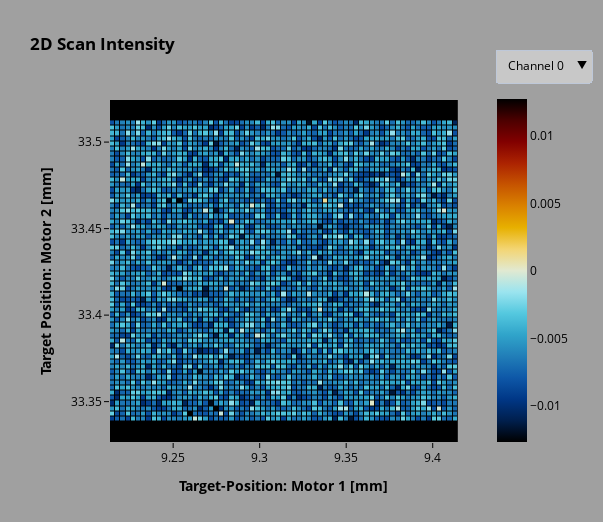

Notebook source saved alongside this figure:
### Markdown cell above
---
<a id='figure1'></a>
# Plotly Figure 1

> No Dash Interactivity between buttons

[ go back to the top ](#table-of-contents)

### Code cell
### import plotly.graph_objects as go
# go objects are grouped into 'one-indexed' subplot rows
# Set hmap magnification, fixed ratio
mag_factor = 9

# Set base figure for subplots
fig = make_subplots(rows = 1, #Display how many rows of objects 
                    cols = 1, #Display how many side-by-side?
                    #subplot_titles = [list_of_strings],
                    specs=[[{'secondary_y':True}]],
                    shared_xaxes = False,
                    shared_yaxes = False)

# Add heatmap traces for each channel
for ch in range(nchannels):
    df = data_to_plot[ch]
    fig.add_trace(go.Heatmap(x = df.columns,
                             xgap = 1,
                             y = df.index,
                             ygap = 1,
                             z = df, # Signal data of channel = ch
                             zmin = signal_mins[ch], # Specify or plotly defaults to df min/max
                             zmid = 0,
                             #zmax = signal_maxs[ch],
                             #colorbar_title = f'<b>Ch {ch}<b>',
                             #colorbar_tickcolor = 'black',
                             colorbar_len = 1.06,
                                         #'xpad': 100},
                                         #'x': cbar_xlocs[ch],
                                         #'y': cbar_ylocs[ch],
                             colorscale ='icefire'),
                  #row = mth_row,
                  #col = nth_col,
                  #name = f'Channel {ch}',
                  secondary_y = False)
#########################################################################################################################################
# Update layout by embedding dropdown buttons in the updatemenu
dropdown_buttons = []
for ch in range(nchannels):
    dropdown_buttons.append({'label': f'Channel {ch}',
                             'method': 'update',
                             'args': [
                                      {'visible': [idx==ch for idx in range(nchannels)] },
                                      {'title': '<b>2D Scan Intensity<b>'}
                                     ]
                            })
    
# Initial display: Hide all traces after channel zero
for i in range(1, nchannels):
    fig.data[i].visible = False

# Implement a dropdown button
fig.update_layout(
                  {'updatemenus': [{'type': 'dropdown',
                                    'x': 1.3, # Position floats 
                                    'y': 1.15, # Position floats 
                                    'showactive': True, # Active buttons are highlighted
                                    'active': 0, # Determines initial 'active' channel
                                    'bgcolor': 'rgb(200,200,200)',
                                    'direction': 'down',
                                    'buttons': dropdown_buttons}] 
                  }) 
######################################################################################################################################
## Add secondary axes
#fig.add_trace(go.Heatmap(x = df.columns,
#                         y = time_ax2, # Tau Delay-Axis (Motor-2), displayed 'Right'
#                         z = df, # Signal data of channel = ch
#                         #zmin = signal_mins[ch], # Specify or plotly defaults to df min/max 
#                         #zmax = signal_maxs[ch],
#                         colorscale = 'icefire'),
#              #row = mth_row,
#              #col = nth_col,
#              #yaxis = 'y2',
#              secondary_y = True)

# Format Axes
fig.update_layout(
                  {'xaxis':{'title' : {'text' : '<b>Target-Position: Motor 1 [mm]<b>'},
                            #'tickmode': 'auto',
                            'nticks' : 5,
                            'ticks' : 'outside',
                            #'tickson': 'boundaries',
                            #'ticklabelposition': 'outside top',
                            'side': 'bottom',
                            #'tick0': motor_labels[1][0],
                            #'dtick': round(step1_space, 3)*11,# *num_m1steps*.5,
                            'showticklabels': True,
                            'color' : 'black',
                            #'linecolor': 'black',
                            #'tickcolor': 'black',
                            #'gridcolor': 'black',
                            'showline': False,
                            'showgrid': False,
                            #'scaleanchor': 'y',
                            #'scaleratio': 1,
                            'range' : [m1_position_min-(round(step1_space, 3)/2), m1_position_max+(round(step1_space, 3)/2)] },
                   'yaxis':{'title' : {'text' : '<b>Target Position: Motor 2 [mm]<b>'},
                            #'tickmode': 'linear',
                            'nticks': 5,
                            'tickson': 'boundaries',
                            'color' : 'black',
                            'showgrid': False,
                            #'tick0': motor_labels[2][0],
                            #'dtick': round(step2_space, 3)*11,# *num_m1steps*.43,
                            'showline': False,
                            'scaleanchor': 'x',
                            'scaleratio': 1,
                            'range' : [m2_position_min-(round(step2_space,3)/2), m2_position_max+(round(step2_space,3)/2)] },
                   'coloraxis':{'colorbar':{'xpad' : 300,
                                'ypad' : 300,} },
                                #'bgcolor' : 'black',
                                #'bordercolor' : 'black',
                                #'outlinecolor' : 'black',
                                #'tickcolor' : 'black',
                  },
                  paper_bgcolor = 'rgb(160,160,160)',
                  plot_bgcolor = 'black',
                  title_text = '<b>2D Scan Intensity<b>',
                  font_color = 'black',
                  margin_autoexpand = True,
                  margin_l = 110,
                  #aspectratio = dict(x=1, y=1, z=0.7),
                  #aspectmode = 'manual',
                  width = num_m1steps*mag_factor,
                  height = num_m2steps*mag_factor)

#fig.update_xaxes(showticklabels=True, 
                 #showgrid = True,)
                 #ticks = 'outside')
fig.update_yaxes(showticklabels=True, 
                 ticks = 'outside',
                 showgrid = False,
                 secondary_y = False)
fig.update_coloraxes(colorbar_xpad = 300,
                     colorbar_ypad = 300,
                     colorbar_bgcolor = 'black',
                     colorbar_bordercolor = 'black',
                     colorbar_outlinecolor = 'black',
                     colorbar_tickcolor = 'black')

#fig.update_yaxes(title_text = 'Time Delay: Drive to Probe [fs]',
#                 #showgrid = True,
#                 #showticklabels=True, 
#                 #ticks = 'outside',
#                 #tickson = 'boundaries',
#                 #ticklen = 10,
#                 secondary_y = True)

#fig.write_html('first_figure.html', auto_open=True)
fig.show()

### Figure 1 — Plotly figure (JSON) as saved in the notebook; plotly's stock layout.template omitted (floating-point values rounded to 4 significant figures; data arrays with more than 128 entries replaced by an {"elided": "..."} marker saying what was removed)
{"data": [{"colorbar": {"len": 1.06}, "colorscale": [[0, "#000000"], [0.0625, "#001f4d"], [0.125, "#003786"], [0.1875, "#0e58a8"], [0.25, "#217eb8"], [0.3125, "#30a4ca"], [0.375, "#54c8df"], [0.4375, "#9be4ef"], [0.5, "#e1e9d1"], [0.5625, "#f3d573"], [0.625, "#e7b000"], [0.6875, "#da8200"], [0.75, "#c65400"], [0.8125, "#ac2301"], [0.875, "#820000"], [0.9375, "#4c0000"], [1, "#000000"]], "type": "heatmap", "x": [9.215, 9.218, 9.221, 9.224, 9.227, 9.23, 9.233, 9.236, 9.239, 9.242, 9.245, 9.248, 9.251, 9.254, 9.257, 9.26, 9.263, 9.266, 9.269, 9.272, 9.275, 9.278, 9.281, 9.284, 9.287, 9.29, 9.293, 9.296, 9.299, 9.302, 9.305, 9.308, 9.311, 9.314, 9.317, 9.32, 9.323, 9.326, 9.329, 9.332, 9.335, 9.338, 9.341, 9.344, 9.347, 9.35, 9.353, 9.356, 9.359, 9.362, 9.365, 9.368, 9.371, 9.374, 9.377, 9.38, 9.383, 9.386, 9.389, 9.392, 9.395, 9.398, 9.401, 9.404, 9.407, 9.41, 9.413], "xaxis": "x", "xgap": 1, "y": [33.34, 33.34, 33.35, 33.35, 33.35, 33.35, 33.36, 33.36, 33.36, 33.37, 33.37, 33.37, 33.38, 33.38, 33.38, 33.38, 33.39, 33.39, 33.39, 33.4, 33.4, 33.4, 33.41, 33.41, 33.41, 33.41, 33.42, 33.42, 33.42, 33.43, 33.43, 33.43, 33.44, 33.44, 33.44, 33.45, 33.45, 33.45, 33.45, 33.46, 33.46, 33.46, 33.47, 33.47, 33.47, 33.48, 33.48, 33.48, 33.48, 33.49, 33.49, 33.49, 33.5, 33.5, 33.5, 33.51, 33.51, 33.51], "yaxis": "y", "ygap": 1, "z": {"elided": "58x67 float values"}, "zmid": 0, "zmin": -0.0325}, {"colorbar": {"len": 1.06}, "colorscale": [[0, "#000000"], [0.0625, "#001f4d"], [0.125, "#003786"], [0.1875, "#0e58a8"], [0.25, "#217eb8"], [0.3125, "#30a4ca"], [0.375, "#54c8df"], [0.4375, "#9be4ef"], [0.5, "#e1e9d1"], [0.5625, "#f3d573"], [0.625, "#e7b000"], [0.6875, "#da8200"], [0.75, "#c65400"], [0.8125, "#ac2301"], [0.875, "#820000"], [0.9375, "#4c0000"], [1, "#000000"]], "type": "heatmap", "visible": false, "x": [9.215, 9.218, 9.221, 9.224, 9.227, 9.23, 9.233, 9.236, 9.239, 9.242, 9.245, 9.248, 9.251, 9.254, 9.257, 9.26, 9.263, 9.266, 9.269, 9.272, 9.275, 9.278, 9.281, 9.284, 9.287, 9.29, 9.293, 9.296, 9.299, 9.302, 9.305, 9.308, 9.311, 9.314, 9.317, 9.32, 9.323, 9.326, 9.329, 9.332, 9.335, 9.338, 9.341, 9.344, 9.347, 9.35, 9.353, 9.356, 9.359, 9.362, 9.365, 9.368, 9.371, 9.374, 9.377, 9.38, 9.383, 9.386, 9.389, 9.392, 9.395, 9.398, 9.401, 9.404, 9.407, 9.41, 9.413], "xaxis": "x", "xgap": 1, "y": [33.34, 33.34, 33.35, 33.35, 33.35, 33.35, 33.36, 33.36, 33.36, 33.37, 33.37, 33.37, 33.38, 33.38, 33.38, 33.38, 33.39, 33.39, 33.39, 33.4, 33.4, 33.4, 33.41, 33.41, 33.41, 33.41, 33.42, 33.42, 33.42, 33.43, 33.43, 33.43, 33.44, 33.44, 33.44, 33.45, 33.45, 33.45, 33.45, 33.46, 33.46, 33.46, 33.47, 33.47, 33.47, 33.48, 33.48, 33.48, 33.48, 33.49, 33.49, 33.49, 33.5, 33.5, 33.5, 33.51, 33.51, 33.51], "yaxis": "y", "ygap": 1, "z": {"elided": "58x67 float values"}, "zmid": 0, "zmin": -0.0634}, {"colorbar": {"len": 1.06}, "colorscale": [[0, "#000000"], [0.0625, "#001f4d"], [0.125, "#003786"], [0.1875, "#0e58a8"], [0.25, "#217eb8"], [0.3125, "#30a4ca"], [0.375, "#54c8df"], [0.4375, "#9be4ef"], [0.5, "#e1e9d1"], [0.5625, "#f3d573"], [0.625, "#e7b000"], [0.6875, "#da8200"], [0.75, "#c65400"], [0.8125, "#ac2301"], [0.875, "#820000"], [0.9375, "#4c0000"], [1, "#000000"]], "type": "heatmap", "visible": false, "x": [9.215, 9.218, 9.221, 9.224, 9.227, 9.23, 9.233, 9.236, 9.239, 9.242, 9.245, 9.248, 9.251, 9.254, 9.257, 9.26, 9.263, 9.266, 9.269, 9.272, 9.275, 9.278, 9.281, 9.284, 9.287, 9.29, 9.293, 9.296, 9.299, 9.302, 9.305, 9.308, 9.311, 9.314, 9.317, 9.32, 9.323, 9.326, 9.329, 9.332, 9.335, 9.338, 9.341, 9.344, 9.347, 9.35, 9.353, 9.356, 9.359, 9.362, 9.365, 9.368, 9.371, 9.374, 9.377, 9.38, 9.383, 9.386, 9.389, 9.392, 9.395, 9.398, 9.401, 9.404, 9.407, 9.41, 9.413], "xaxis": "x", "xgap": 1, "y": [33.34, 33.34, 33.35, 33.35, 33.35, 33.35, 33.36, 33.36, 33.36, 33.37, 33.37, 33.37, 33.38, 33.38, 33.38, 33.38, 33.39, 33.39, 33.39, 33.4, 33.4, 33.4, 33.41, 33.41, 33.41, 33.41, 33.42, 33.42, 33.42, 33.43, 33.43, 33.43, 33.44, 33.44, 33.44, 33.45, 33.45, 33.45, 33.45, 33.46, 33.46, 33.46, 33.47, 33.47, 33.47, 33.48, 33.48, 33.48, 33.48, 33.49, 33.49, 33.49, 33.5, 33.5, 33.5, 33.51, 33.51, 33.51], "yaxis": "y", "ygap": 1, "z": {"elided": "58x67 float values"}, "zmid": 0, "zmin": -0.0315}, {"colorbar": {"len": 1.06}, "colorscale": [[0, "#000000"], [0.0625, "#001f4d"], [0.125, "#003786"], [0.1875, "#0e58a8"], [0.25, "#217eb8"], [0.3125, "#30a4ca"], [0.375, "#54c8df"], [0.4375, "#9be4ef"], [0.5, "#e1e9d1"], [0.5625, "#f3d573"], [0.625, "#e7b000"], [0.6875, "#da8200"], [0.75, "#c65400"], [0.8125, "#ac2301"], [0.875, "#820000"], [0.9375, "#4c0000"], [1, "#000000"]], "type": "heatmap", "visible": false, "x": [9.215, 9.218, 9.221, 9.224, 9.227, 9.23, 9.233, 9.236, 9.239, 9.242, 9.245, 9.248, 9.251, 9.254, 9.257, 9.26, 9.263, 9.266, 9.269, 9.272, 9.275, 9.278, 9.281, 9.284, 9.287, 9.29, 9.293, 9.296, 9.299, 9.302, 9.305, 9.308, 9.311, 9.314, 9.317, 9.32, 9.323, 9.326, 9.329, 9.332, 9.335, 9.338, 9.341, 9.344, 9.347, 9.35, 9.353, 9.356, 9.359, 9.362, 9.365, 9.368, 9.371, 9.374, 9.377, 9.38, 9.383, 9.386, 9.389, 9.392, 9.395, 9.398, 9.401, 9.404, 9.407, 9.41, 9.413], "xaxis": "x", "xgap": 1, "y": [33.34, 33.34, 33.35, 33.35, 33.35, 33.35, 33.36, 33.36, 33.36, 33.37, 33.37, 33.37, 33.38, 33.38, 33.38, 33.38, 33.39, 33.39, 33.39, 33.4, 33.4, 33.4, 33.41, 33.41, 33.41, 33.41, 33.42, 33.42, 33.42, 33.43, 33.43, 33.43, 33.44, 33.44, 33.44, 33.45, 33.45, 33.45, 33.45, 33.46, 33.46, 33.46, 33.47, 33.47, 33.47, 33.48, 33.48, 33.48, 33.48, 33.49, 33.49, 33.49, 33.5, 33.5, 33.5, 33.51, 33.51, 33.51], "yaxis": "y", "ygap": 1, "z": {"elided": "58x67 float values"}, "zmid": 0, "zmin": -0.0476}, {"colorbar": {"len": 1.06}, "colorscale": [[0, "#000000"], [0.0625, "#001f4d"], [0.125, "#003786"], [0.1875, "#0e58a8"], [0.25, "#217eb8"], [0.3125, "#30a4ca"], [0.375, "#54c8df"], [0.4375, "#9be4ef"], [0.5, "#e1e9d1"], [0.5625, "#f3d573"], [0.625, "#e7b000"], [0.6875, "#da8200"], [0.75, "#c65400"], [0.8125, "#ac2301"], [0.875, "#820000"], [0.9375, "#4c0000"], [1, "#000000"]], "type": "heatmap", "visible": false, "x": [9.215, 9.218, 9.221, 9.224, 9.227, 9.23, 9.233, 9.236, 9.239, 9.242, 9.245, 9.248, 9.251, 9.254, 9.257, 9.26, 9.263, 9.266, 9.269, 9.272, 9.275, 9.278, 9.281, 9.284, 9.287, 9.29, 9.293, 9.296, 9.299, 9.302, 9.305, 9.308, 9.311, 9.314, 9.317, 9.32, 9.323, 9.326, 9.329, 9.332, 9.335, 9.338, 9.341, 9.344, 9.347, 9.35, 9.353, 9.356, 9.359, 9.362, 9.365, 9.368, 9.371, 9.374, 9.377, 9.38, 9.383, 9.386, 9.389, 9.392, 9.395, 9.398, 9.401, 9.404, 9.407, 9.41, 9.413], "xaxis": "x", "xgap": 1, "y": [33.34, 33.34, 33.35, 33.35, 33.35, 33.35, 33.36, 33.36, 33.36, 33.37, 33.37, 33.37, 33.38, 33.38, 33.38, 33.38, 33.39, 33.39, 33.39, 33.4, 33.4, 33.4, 33.41, 33.41, 33.41, 33.41, 33.42, 33.42, 33.42, 33.43, 33.43, 33.43, 33.44, 33.44, 33.44, 33.45, 33.45, 33.45, 33.45, 33.46, 33.46, 33.46, 33.47, 33.47, 33.47, 33.48, 33.48, 33.48, 33.48, 33.49, 33.49, 33.49, 33.5, 33.5, 33.5, 33.51, 33.51, 33.51], "yaxis": "y", "ygap": 1, "z": {"elided": "58x67 float values"}, "zmid": 0, "zmin": -0.0589}, {"colorbar": {"len": 1.06}, "colorscale": [[0, "#000000"], [0.0625, "#001f4d"], [0.125, "#003786"], [0.1875, "#0e58a8"], [0.25, "#217eb8"], [0.3125, "#30a4ca"], [0.375, "#54c8df"], [0.4375, "#9be4ef"], [0.5, "#e1e9d1"], [0.5625, "#f3d573"], [0.625, "#e7b000"], [0.6875, "#da8200"], [0.75, "#c65400"], [0.8125, "#ac2301"], [0.875, "#820000"], [0.9375, "#4c0000"], [1, "#000000"]], "type": "heatmap", "visible": false, "x": [9.215, 9.218, 9.221, 9.224, 9.227, 9.23, 9.233, 9.236, 9.239, 9.242, 9.245, 9.248, 9.251, 9.254, 9.257, 9.26, 9.263, 9.266, 9.269, 9.272, 9.275, 9.278, 9.281, 9.284, 9.287, 9.29, 9.293, 9.296, 9.299, 9.302, 9.305, 9.308, 9.311, 9.314, 9.317, 9.32, 9.323, 9.326, 9.329, 9.332, 9.335, 9.338, 9.341, 9.344, 9.347, 9.35, 9.353, 9.356, 9.359, 9.362, 9.365, 9.368, 9.371, 9.374, 9.377, 9.38, 9.383, 9.386, 9.389, 9.392, 9.395, 9.398, 9.401, 9.404, 9.407, 9.41, 9.413], "xaxis": "x", "xgap": 1, "y": [33.34, 33.34, 33.35, 33.35, 33.35, 33.35, 33.36, 33.36, 33.36, 33.37, 33.37, 33.37, 33.38, 33.38, 33.38, 33.38, 33.39, 33.39, 33.39, 33.4, 33.4, 33.4, 33.41, 33.41, 33.41, 33.41, 33.42, 33.42, 33.42, 33.43, 33.43, 33.43, 33.44, 33.44, 33.44, 33.45, 33.45, 33.45, 33.45, 33.46, 33.46, 33.46, 33.47, 33.47, 33.47, 33.48, 33.48, 33.48, 33.48, 33.49, 33.49, 33.49, 33.5, 33.5, 33.5, 33.51, 33.51, 33.51], "yaxis": "y", "ygap": 1, "z": {"elided": "58x67 float values"}, "zmid": 0, "zmin": -0.038}, {"colorbar": {"len": 1.06}, "colorscale": [[0, "#000000"], [0.0625, "#001f4d"], [0.125, "#003786"], [0.1875, "#0e58a8"], [0.25, "#217eb8"], [0.3125, "#30a4ca"], [0.375, "#54c8df"], [0.4375, "#9be4ef"], [0.5, "#e1e9d1"], [0.5625, "#f3d573"], [0.625, "#e7b000"], [0.6875, "#da8200"], [0.75, "#c65400"], [0.8125, "#ac2301"], [0.875, "#820000"], [0.9375, "#4c0000"], [1, "#000000"]], "type": "heatmap", "visible": false, "x": [9.215, 9.218, 9.221, 9.224, 9.227, 9.23, 9.233, 9.236, 9.239, 9.242, 9.245, 9.248, 9.251, 9.254, 9.257, 9.26, 9.263, 9.266, 9.269, 9.272, 9.275, 9.278, 9.281, 9.284, 9.287, 9.29, 9.293, 9.296, 9.299, 9.302, 9.305, 9.308, 9.311, 9.314, 9.317, 9.32, 9.323, 9.326, 9.329, 9.332, 9.335, 9.338, 9.341, 9.344, 9.347, 9.35, 9.353, 9.356, 9.359, 9.362, 9.365, 9.368, 9.371, 9.374, 9.377, 9.38, 9.383, 9.386, 9.389, 9.392, 9.395, 9.398, 9.401, 9.404, 9.407, 9.41, 9.413], "xaxis": "x", "xgap": 1, "y": [33.34, 33.34, 33.35, 33.35, 33.35, 33.35, 33.36, 33.36, 33.36, 33.37, 33.37, 33.37, 33.38, 33.38, 33.38, 33.38, 33.39, 33.39, 33.39, 33.4, 33.4, 33.4, 33.41, 33.41, 33.41, 33.41, 33.42, 33.42, 33.42, 33.43, 33.43, 33.43, 33.44, 33.44, 33.44, 33.45, 33.45, 33.45, 33.45, 33.46, 33.46, 33.46, 33.47, 33.47, 33.47, 33.48, 33.48, 33.48, 33.48, 33.49, 33.49, 33.49, 33.5, 33.5, 33.5, 33.51, 33.51, 33.51], "yaxis": "y", "ygap": 1, "z": {"elided": "58x67 float values"}, "zmid": 0, "zmin": -0.0325}, {"colorbar": {"len": 1.06}, "colorscale": [[0, "#000000"], [0.0625, "#001f4d"], [0.125, "#003786"], [0.1875, "#0e58a8"], [0.25, "#217eb8"], [0.3125, "#30a4ca"], [0.375, "#54c8df"], [0.4375, "#9be4ef"], [0.5, "#e1e9d1"], [0.5625, "#f3d573"], [0.625, "#e7b000"], [0.6875, "#da8200"], [0.75, "#c65400"], [0.8125, "#ac2301"], [0.875, "#820000"], [0.9375, "#4c0000"], [1, "#000000"]], "type": "heatmap", "visible": false, "x": [9.215, 9.218, 9.221, 9.224, 9.227, 9.23, 9.233, 9.236, 9.239, 9.242, 9.245, 9.248, 9.251, 9.254, 9.257, 9.26, 9.263, 9.266, 9.269, 9.272, 9.275, 9.278, 9.281, 9.284, 9.287, 9.29, 9.293, 9.296, 9.299, 9.302, 9.305, 9.308, 9.311, 9.314, 9.317, 9.32, 9.323, 9.326, 9.329, 9.332, 9.335, 9.338, 9.341, 9.344, 9.347, 9.35, 9.353, 9.356, 9.359, 9.362, 9.365, 9.368, 9.371, 9.374, 9.377, 9.38, 9.383, 9.386, 9.389, 9.392, 9.395, 9.398, 9.401, 9.404, 9.407, 9.41, 9.413], "xaxis": "x", "xgap": 1, "y": [33.34, 33.34, 33.35, 33.35, 33.35, 33.35, 33.36, 33.36, 33.36, 33.37, 33.37, 33.37, 33.38, 33.38, 33.38, 33.38, 33.39, 33.39, 33.39, 33.4, 33.4, 33.4, 33.41, 33.41, 33.41, 33.41, 33.42, 33.42, 33.42, 33.43, 33.43, 33.43, 33.44, 33.44, 33.44, 33.45, 33.45, 33.45, 33.45, 33.46, 33.46, 33.46, 33.47, 33.47, 33.47, 33.48, 33.48, 33.48, 33.48, 33.49, 33.49, 33.49, 33.5, 33.5, 33.5, 33.51, 33.51, 33.51], "yaxis": "y", "ygap": 1, "z": {"elided": "58x67 float values"}, "zmid": 0, "zmin": -0.0257}], "layout": {"coloraxis": {"colorbar": {"bgcolor": "black", "bordercolor": "black", "outlinecolor": "black", "tickcolor": "black", "xpad": 300, "ypad": 300}}, "font": {"color": "black"}, "height": 522, "margin": {"autoexpand": true, "l": 110}, "paper_bgcolor": "rgb(160,160,160)", "plot_bgcolor": "black", "title": {"text": "<b>2D Scan Intensity<b>"}, "updatemenus": [{"active": 0, "bgcolor": "rgb(200,200,200)", "buttons": [{"args": [{"visible": [true, false, false, false, false, false, false, false]}, {"title": "<b>2D Scan Intensity<b>"}], "label": "Channel 0", "method": "update"}, {"args": [{"visible": [false, true, false, false, false, false, false, false]}, {"title": "<b>2D Scan Intensity<b>"}], "label": "Channel 1", "method": "update"}, {"args": [{"visible": [false, false, true, false, false, false, false, false]}, {"title": "<b>2D Scan Intensity<b>"}], "label": "Channel 2", "method": "update"}, {"args": [{"visible": [false, false, false, true, false, false, false, false]}, {"title": "<b>2D Scan Intensity<b>"}], "label": "Channel 3", "method": "update"}, {"args": [{"visible": [false, false, false, false, true, false, false, false]}, {"title": "<b>2D Scan Intensity<b>"}], "label": "Channel 4", "method": "update"}, {"args": [{"visible": [false, false, false, false, false, true, false, false]}, {"title": "<b>2D Scan Intensity<b>"}], "label": "Channel 5", "method": "update"}, {"args": [{"visible": [false, false, false, false, false, false, true, false]}, {"title": "<b>2D Scan Intensity<b>"}], "label": "Channel 6", "method": "update"}, {"args": [{"visible": [false, false, false, false, false, false, false, true]}, {"title": "<b>2D Scan Intensity<b>"}], "label": "Channel 7", "method": "update"}], "direction": "down", "showactive": true, "type": "dropdown", "x": 1.3, "y": 1.15}], "width": 603, "xaxis": {"anchor": "y", "color": "black", "domain": [0, 0.94], "nticks": 5, "range": [9.213, 9.415], "showgrid": false, "showline": false, "showticklabels": true, "side": "bottom", "ticks": "outside", "title": {"text": "<b>Target-Position: Motor 1 [mm]<b>"}, "type": "linear"}, "yaxis": {"anchor": "x", "color": "black", "domain": [0, 1], "nticks": 5, "range": [33.33, 33.52], "scaleanchor": "x", "scaleratio": 1, "showgrid": false, "showline": false, "showticklabels": true, "ticks": "outside", "tickson": "boundaries", "title": {"text": "<b>Target Position: Motor 2 [mm]<b>"}, "type": "linear"}, "yaxis2": {"anchor": "x", "overlaying": "y", "side": "right"}}}
